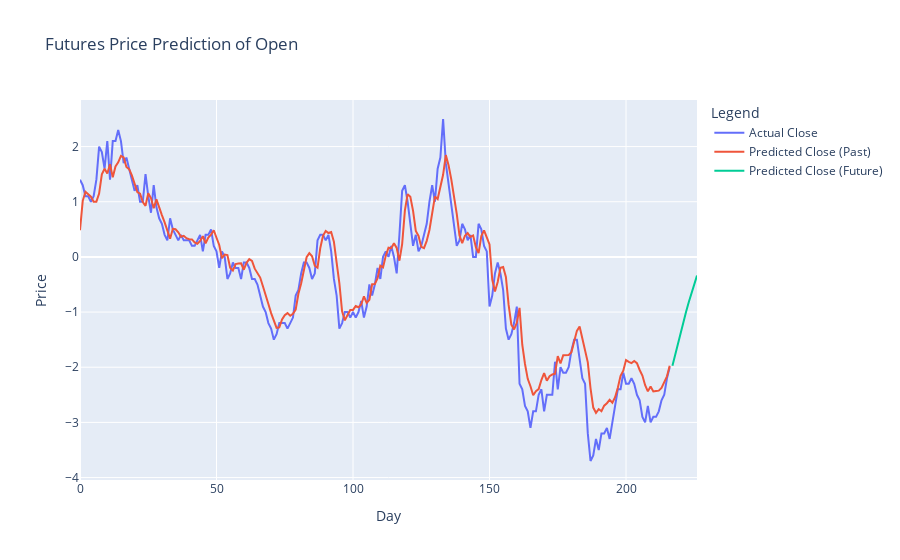
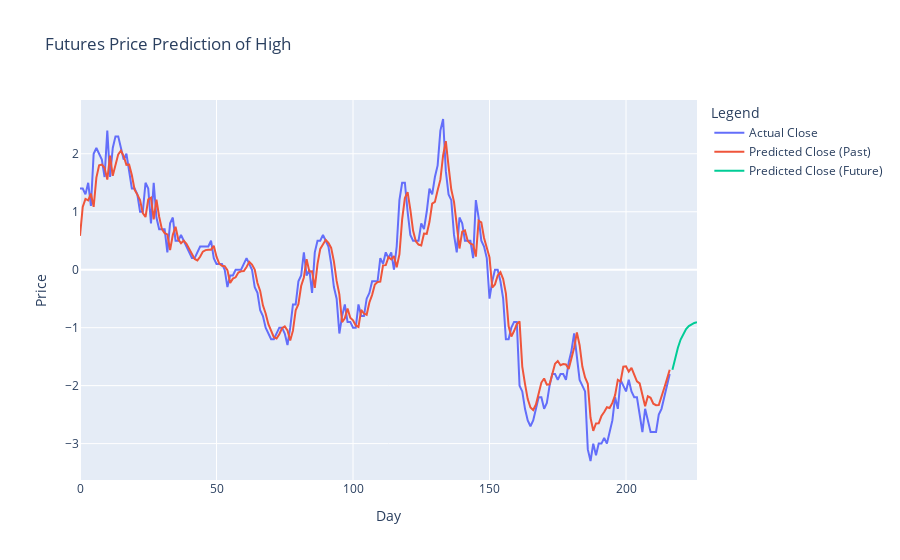
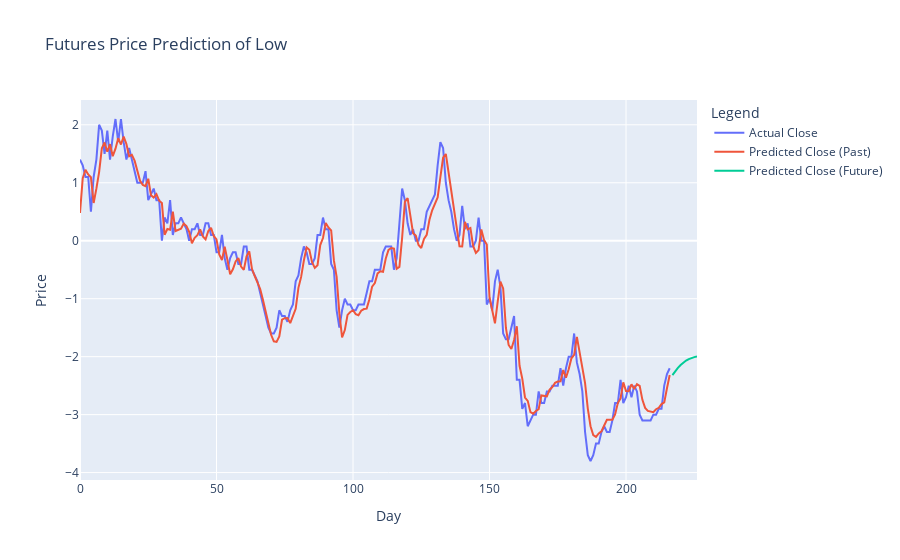
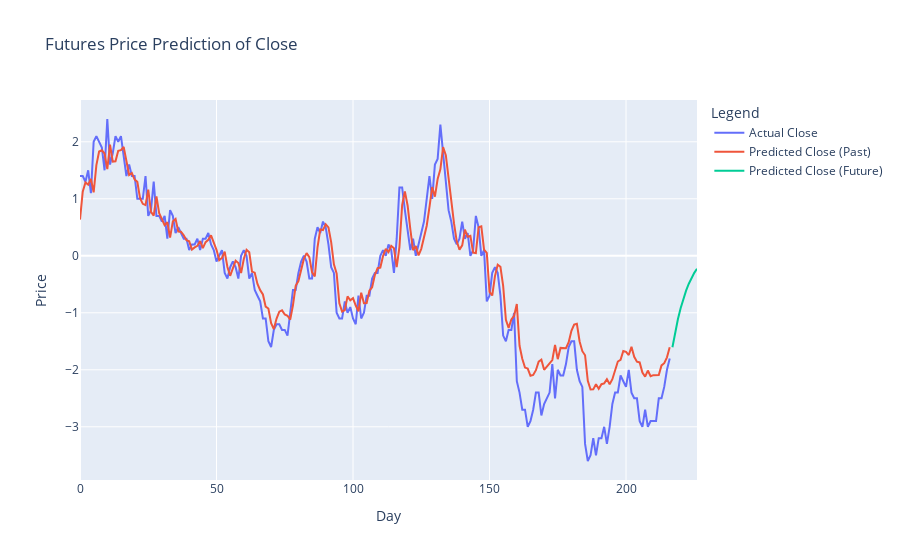

Notebook code cell kept with these figures, in order:
### Code cell
for tag_name in tag_list:
    # Function to prepare data for LSTM
    def prepare_dataframe_for_lstm(df, n_steps):
        df = dc(df)
        df.set_index('Date', inplace=True)
        for i in range(1, n_steps+1):
            df[f'Price(t-{i})'] = df['Price'].shift(i)
        df.dropna(inplace=True)
        return df

    # Load and prepare the data
    data = pd.read_csv(files[-1])
    data['Date'] = pd.to_datetime(data['Date'])
    data = data.rename(columns={tag_name:'Price'})
    data = data[['Date', 'Price']]

    lookback = 10
    shifted_df = prepare_dataframe_for_lstm(data, lookback)

    shifted_df_as_np = shifted_df.to_numpy()
    scaler = MinMaxScaler(feature_range=(-1, 1))
    shifted_df_as_np = scaler.fit_transform(shifted_df_as_np)

    X = shifted_df_as_np[:, 1:]
    y = shifted_df_as_np[:, 0]
    X = dc(np.flip(X, axis=1))

    X = X.reshape((-1, lookback, 1))
    y = y.reshape((-1, 1))

    X_test = torch.tensor(X).float()
    y_test = torch.tensor(y).float()

    # Load the trained model
    model_file = '/workspaces/Futures-First/Prediction/LSTM/test/'+tag_name+'/lstm_model_'+files[-2][-8:-4]+'.pt'
    model = LSTM(input_size=1, hidden_size=4, num_stacked_layers=1).to(device)
    model.load_state_dict(torch.load(model_file))
    model.eval()

    # Predict the last part of the dataset
    test_predictions = model(X_test.to(device)).detach().cpu().numpy().flatten()

    # Inverse transform the predictions
    dummies = np.zeros((X_test.shape[0], lookback+1))
    dummies[:, 0] = test_predictions
    dummies = scaler.inverse_transform(dummies)
    test_predictions = dc(dummies[:, 0])

    dummies = np.zeros((X_test.shape[0], lookback+1))
    dummies[:, 0] = y_test.flatten()
    dummies = scaler.inverse_transform(dummies)
    new_y_test = dc(dummies[:, 0])

    # Prepare for predicting future prices
    last_window = X_test[-1].cpu().numpy()

    future_predictions = []

    # Predict the next 5 days
    for _ in range(10):
        # Predict the next price
        pred = model(torch.tensor(last_window).unsqueeze(0).float().to(device)).detach().cpu().numpy().flatten()[0]
        
        # Scale back to original price
        dummies = np.zeros((1, lookback + 1))
        dummies[:, 0] = pred
        dummies = scaler.inverse_transform(dummies)
        
        pred_original = dummies[:, 0][0]
        future_predictions.append(pred_original)
        
        # Update the window for the next prediction
        last_window = np.roll(last_window, -1)
        last_window[-1, 0] = pred

    # Combine all predictions
    all_predictions = np.concatenate((test_predictions, np.array(future_predictions)))

    # Create plotly figure
    fig = go.Figure()

    # Add traces for actual and predicted values
    fig.add_trace(go.Scatter(
        x=np.arange(len(new_y_test)),
        y=new_y_test,
        mode='lines',
        name='Actual Close'
    ))

    fig.add_trace(go.Scatter(
        x=np.arange(len(test_predictions)),
        y=test_predictions,
        mode='lines',
        name='Predicted Close (Past)'
    ))

    fig.add_trace(go.Scatter(
        x=np.arange(len(test_predictions), len(all_predictions)),
        y=future_predictions,
        mode='lines',
        name='Predicted Close (Future)',
        # line=dict(dash='dash')
    ))

    # Update layout
    fig.update_layout(
        title="Futures Price Prediction of "+tag_name,
        xaxis_title="Day",
        yaxis_title="Price",
        legend_title="Legend"
    )

    # Show plot
    fig.show()
    # future_num = [f"{number:.4f}" for number in future_predictions]
    ohlc[tag_name].extend(future_predictions[:4])

### Figure 1 — Plotly figure (JSON) as saved in the notebook; plotly's stock layout.template omitted (floating-point values rounded to 4 significant figures; data arrays with more than 128 entries replaced by an {"elided": "..."} marker saying what was removed)
{"data": [{"mode": "lines", "name": "Actual Close", "type": "scatter", "x": {"elided": "217 int values"}, "y": {"elided": "217 float values"}}, {"mode": "lines", "name": "Predicted Close (Past)", "type": "scatter", "x": {"elided": "217 int values"}, "y": {"elided": "217 float values"}}, {"mode": "lines", "name": "Predicted Close (Future)", "type": "scatter", "x": [217, 218, 219, 220, 221, 222, 223, 224, 225, 226], "y": [-1.971, -1.766, -1.566, -1.37, -1.18, -0.996, -0.8188, -0.6494, -0.489, -0.3393]}], "layout": {"legend": {"title": {"text": "Legend"}}, "title": {"text": "Futures Price Prediction of Open"}, "xaxis": {"title": {"text": "Day"}}, "yaxis": {"title": {"text": "Price"}}}}

### Figure 2 — Plotly figure (JSON) as saved in the notebook; plotly's stock layout.template omitted (floating-point values rounded to 4 significant figures; data arrays with more than 128 entries replaced by an {"elided": "..."} marker saying what was removed)
{"data": [{"mode": "lines", "name": "Actual Close", "type": "scatter", "x": {"elided": "217 int values"}, "y": {"elided": "217 float values"}}, {"mode": "lines", "name": "Predicted Close (Past)", "type": "scatter", "x": {"elided": "217 int values"}, "y": {"elided": "217 float values"}}, {"mode": "lines", "name": "Predicted Close (Future)", "type": "scatter", "x": [217, 218, 219, 220, 221, 222, 223, 224, 225, 226], "y": [-1.726, -1.521, -1.346, -1.205, -1.099, -1.023, -0.9727, -0.9399, -0.9186, -0.9042]}], "layout": {"legend": {"title": {"text": "Legend"}}, "title": {"text": "Futures Price Prediction of High"}, "xaxis": {"title": {"text": "Day"}}, "yaxis": {"title": {"text": "Price"}}}}

### Figure 3 — Plotly figure (JSON) as saved in the notebook; plotly's stock layout.template omitted (floating-point values rounded to 4 significant figures; data arrays with more than 128 entries replaced by an {"elided": "..."} marker saying what was removed)
{"data": [{"mode": "lines", "name": "Actual Close", "type": "scatter", "x": {"elided": "217 int values"}, "y": {"elided": "217 float values"}}, {"mode": "lines", "name": "Predicted Close (Past)", "type": "scatter", "x": {"elided": "217 int values"}, "y": {"elided": "217 float values"}}, {"mode": "lines", "name": "Predicted Close (Future)", "type": "scatter", "x": [217, 218, 219, 220, 221, 222, 223, 224, 225, 226], "y": [-2.317, -2.251, -2.193, -2.143, -2.101, -2.068, -2.042, -2.022, -2.008, -1.997]}], "layout": {"legend": {"title": {"text": "Legend"}}, "title": {"text": "Futures Price Prediction of Low"}, "xaxis": {"title": {"text": "Day"}}, "yaxis": {"title": {"text": "Price"}}}}

### Figure 4 — Plotly figure (JSON) as saved in the notebook; plotly's stock layout.template omitted (floating-point values rounded to 4 significant figures; data arrays with more than 128 entries replaced by an {"elided": "..."} marker saying what was removed)
{"data": [{"mode": "lines", "name": "Actual Close", "type": "scatter", "x": {"elided": "217 int values"}, "y": {"elided": "217 float values"}}, {"mode": "lines", "name": "Predicted Close (Past)", "type": "scatter", "x": {"elided": "217 int values"}, "y": {"elided": "217 float values"}}, {"mode": "lines", "name": "Predicted Close (Future)", "type": "scatter", "x": [217, 218, 219, 220, 221, 222, 223, 224, 225, 226], "y": [-1.604, -1.34, -1.113, -0.9186, -0.7523, -0.6103, -0.4892, -0.3864, -0.2995, -0.2265]}], "layout": {"legend": {"title": {"text": "Legend"}}, "title": {"text": "Futures Price Prediction of Close"}, "xaxis": {"title": {"text": "Day"}}, "yaxis": {"title": {"text": "Price"}}}}
